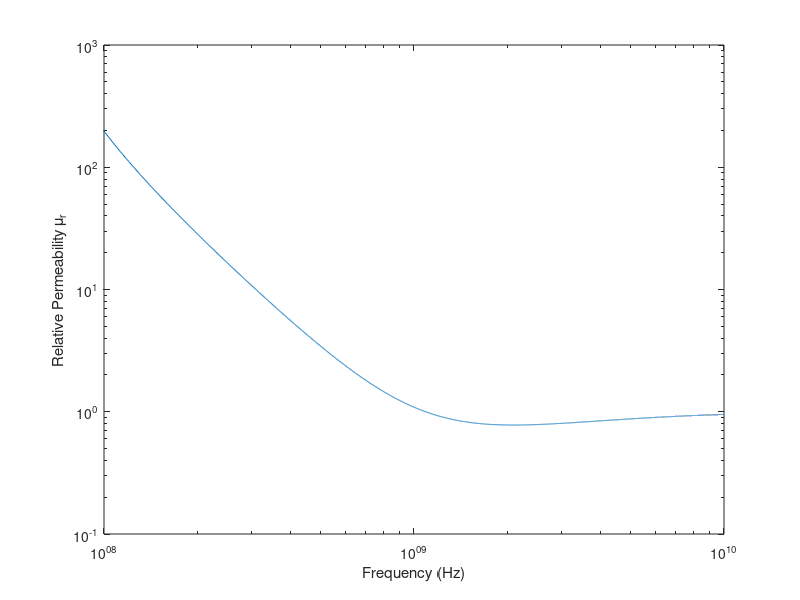

The MATLAB source for this figure:
clc;clear all;
fi=fopen('Permeability.txt');
l=fgetl(fi);
in=1;
while ischar(l)
%for kj=1:81
    %%disp(l);
    text{in}=l;
    data{in}=sscanf(text{in},'%f %f');
    f(in)=(data{in}(1));
    eps(in)=data{in}(2);
    
    l=fgetl(fi);
    in=in+1;
end

epsr=0.9999;
a0=1e-4;%0.1mm
c0=2.99792458e8;%Speed of Light (m/s)
f0=c0/a0;%3000GHz
t0=1/f0;%0.33e-12 (s)
mu0=4*pi*(1e-7);% (H/m)
eps0=8.854187817e-12;% (F/m)

loglog(f,eps);
grid('off')
xlabel('Frequency (Hz)')
ylabel('Relative Permeability \mu_r')
axis([1e8 1e10 0.1 1e3])
